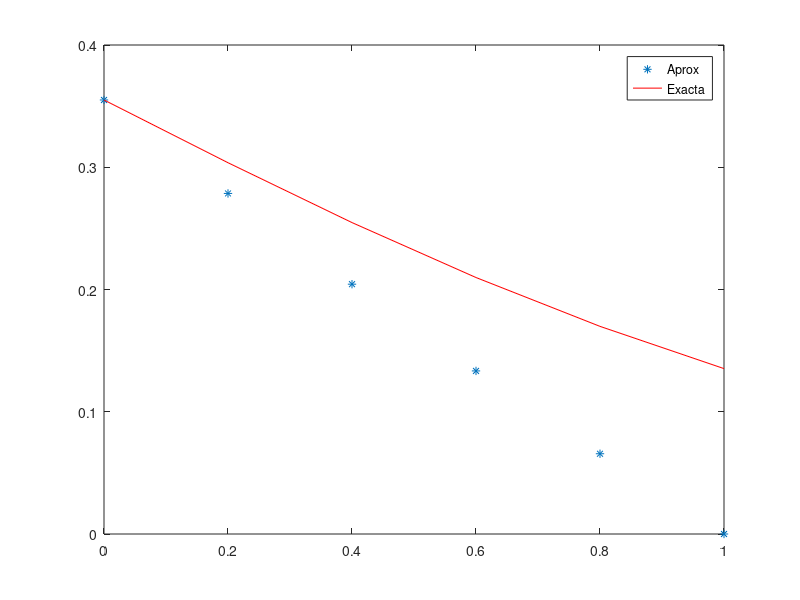

MATLAB code to generate this figure:
%%%%%%%%%%%%%%%%%%%%%%%%%%%%%%%%%%%%%%%%%%%%%%%%%%%%%%%%%%%%%%%%%%%%%%%%%%%%%%%
%    Se resuelve por un esquema de segundo orden la ecuación
%          y'=xy
%          en el intervalo [xmin;xmax]
%    con las condiciones de borde y(0)=1; y(infinito)=0
%    se  utiliza un esquema centrado de segundo orden; con NI puntos interiores
%%%%%%%%%%%%%%%%%%%%%%%%%%%%%%%%%%%%%%%%%%%%%%%%%%%%%%%%%%%%%%%%%%%%%%%%%%%%%%%%
clear all ; close all; clc
xmin=0;
xmax=1;
ymin=0.35503;		% y(0)=1
ymax=0; 	% y(infinito)=0
NI=4;
h=(xmax-xmin)/(NI+1)  #Para calcular el tamano del h
x=linspace(xmin,xmax,NI+2)'; #Comando linear space para crear un vector de [xmin;xmax] igualmente espaciados por NI+2, notemos que lo ponemos parado

% Armo la matriz de a diagonales
dp1=ones(NI-1,1); #Retorna una matriz de NI-1 * 1 de todo 1 lo usamos para la diagonal superior e inferior en este ejercicio
d0=-(2+h^2*x(2:end-1)); #Arma la diagonal que es h^2*xi siendo xi los nodos internos
M=diag(d0)+diag(dp1,1)+diag(dp1,-1); % diag(d,1) es la supradiag, diag(d, -1) es la infradiag

#Pongo la matriz B 
b=zeros(NI,1);
b(1)=-ymin;
b(end)=-ymax;

#Resuelvo el sistema y me guardo los resultados en ysimi
ysimi=inv(M)*b % puntos intermedios 
ysim=[ymin; ysimi;  ymax];

yex=airy(0, x); % sn exacta 

plot(x, ysim, '*', x , yex,'-r')
legend('Aprox', 'Exacta')